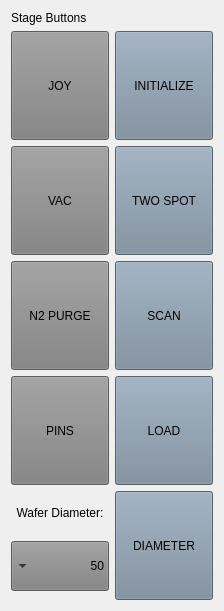
     <widget class="QWidget" name="gridLayoutWidget_7">
      <property name="geometry">
       <rect>
        <x>1370</x>
        <y>30</y>
        <width>224</width>
        <height>611</height>
       </rect>
      </property>
      <layout class="QGridLayout" name="gridLayout_8">
       <item row="3" column="0">
        <widget class="QPushButton" name="vac_button">
         <property name="sizePolicy">
          <sizepolicy hsizetype="Minimum" vsizetype="MinimumExpanding">
           <horstretch>0</horstretch>
           <verstretch>0</verstretch>
          </sizepolicy>
         </property>
         <property name="styleSheet">
          <string notr="true">QPushButton {
background-color: gray;
font: 18pt &quot;Ubuntu Bold&quot;;
}</string>
         </property>
         <property name="text">
          <string>VAC</string>
         </property>
         <property name="checkable">
          <bool>true</bool>
         </property>
        </widget>
       </item>
       <item row="3" column="1">
        <widget class="QPushButton" name="twospot_button">
         <property name="sizePolicy">
          <sizepolicy hsizetype="Minimum" vsizetype="MinimumExpanding">
           <horstretch>0</horstretch>
           <verstretch>0</verstretch>
          </sizepolicy>
         </property>
         <property name="styleSheet">
          <string notr="true">QPushButton {
background-color: rgb(119, 136, 153);
font: 14pt &quot;Ubuntu Bold&quot;;
}</string>
         </property>
         <property name="text">
          <string>TWO SPOT</string>
         </property>
        </widget>
       </item>
       <item row="2" column="1">
        <widget class="QPushButton" name="init_button">
         <property name="sizePolicy">
          <sizepolicy hsizetype="Minimum" vsizetype="MinimumExpanding">
           <horstretch>0</horstretch>
           <verstretch>0</verstretch>
          </sizepolicy>
         </property>
         <property name="styleSheet">
          <string notr="true">QPushButton {
background-color: rgb(119, 136, 153);
font: 14pt &quot;Ubuntu Bold&quot;;
}</string>
         </property>
         <property name="text">
          <string>INITIALIZE</string>
         </property>
        </widget>
       </item>
       <item row="2" column="0">
        <widget class="QPushButton" name="Joystick_button">
         <property name="sizePolicy">
          <sizepolicy hsizetype="Minimum" vsizetype="MinimumExpanding">
           <horstretch>0</horstretch>
           <verstretch>0</verstretch>
          </sizepolicy>
         </property>
         <property name="styleSheet">
          <string notr="true">QPushButton {
background-color: gray;
font: 18pt &quot;Ubuntu Bold&quot;;
}</string>
         </property>
         <property name="text">
          <string>JOY</string>
         </property>
         <property name="checkable">
          <bool>true</bool>
         </property>
        </widget>
       </item>
       <item row="7" column="0">
        <layout class="QVBoxLayout" name="verticalLayout_22">
         <item>
          <widget class="QLabel" name="label_55">
           <property name="sizePolicy">
            <sizepolicy hsizetype="Preferred" vsizetype="Maximum">
             <horstretch>0</horstretch>
             <verstretch>0</verstretch>
            </sizepolicy>
           </property>
           <property name="maximumSize">
            <size>
             <width>16777215</width>
             <height>30</height>
            </size>
           </property>
           <property name="styleSheet">
            <string notr="true">QLabel {
font: 8pt &quot;Ubuntu Bold&quot;;
}</string>
           </property>
           <property name="text">
            <string>Wafer Diameter:</string>
           </property>
           <property name="alignment">
            <set>Qt::AlignCenter</set>
           </property>
          </widget>
         </item>
         <item>
          <widget class="QComboBox" name="wafer_diameter">
           <property name="sizePolicy">
            <sizepolicy hsizetype="Preferred" vsizetype="Maximum">
             <horstretch>0</horstretch>
             <verstretch>0</verstretch>
            </sizepolicy>
           </property>
           <property name="maximumSize">
            <size>
             <width>200</width>
             <height>50</height>
            </size>
           </property>
           <property name="layoutDirection">
            <enum>Qt::RightToLeft</enum>
           </property>
           <property name="styleSheet">
            <string notr="true">QComboBox {
background-color: gray;
font: 16pt &quot;Ubuntu Bold&quot;;
}</string>
           </property>
           <item>
            <property name="text">
             <string>50</string>
            </property>
           </item>
           <item>
            <property name="text">
             <string>100</string>
            </property>
           </item>
           <item>
            <property name="text">
             <string>200</string>
            </property>
           </item>
           <item>
            <property name="text">
             <string>300</string>
            </property>
           </item>
          </widget>
         </item>
        </layout>
       </item>
       <item row="0" column="0">
        <widget class="QLabel" name="label_54">
         <property name="text">
          <string>Stage Buttons</string>
         </property>
        </widget>
       </item>
       <item row="4" column="1">
        <widget class="QPushButton" name="scan_button">
         <property name="sizePolicy">
          <sizepolicy hsizetype="Minimum" vsizetype="MinimumExpanding">
           <horstretch>0</horstretch>
           <verstretch>0</verstretch>
          </sizepolicy>
         </property>
         <property name="styleSheet">
          <string notr="true">QPushButton {
background-color: rgb(119, 136, 153);
font: 18pt &quot;Ubuntu Bold&quot;;
}</string>
         </property>
         <property name="text">
          <string>SCAN</string>
         </property>
        </widget>
       </item>
       <item row="7" column="1">
        <widget class="QPushButton" name="diameter_button">
         <property name="sizePolicy">
          <sizepolicy hsizetype="Minimum" vsizetype="MinimumExpanding">
           <horstretch>0</horstretch>
           <verstretch>0</verstretch>
          </sizepolicy>
         </property>
         <property name="styleSheet">
          <string notr="true">QPushButton {
background-color: rgb(119, 136, 153);
font: 14pt &quot;Ubuntu Bold&quot;;
}</string>
         </property>
         <property name="text">
          <string>DIAMETER</string>
         </property>
        </widget>
       </item>
       <item row="5" column="1">
        <widget class="QPushButton" name="Home_button">
         <property name="sizePolicy">
          <sizepolicy hsizetype="Minimum" vsizetype="MinimumExpanding">
           <horstretch>0</horstretch>
           <verstretch>0</verstretch>
          </sizepolicy>
         </property>
         <property name="styleSheet">
          <string notr="true">QPushButton {
background-color: rgb(119, 136, 153);
font: 18pt &quot;Ubuntu Bold&quot;;
}</string>
         </property>
         <property name="text">
          <string>LOAD</string>
         </property>
        </widget>
       </item>
       <item row="5" column="0">
        <widget class="QPushButton" name="Stagepins_button">
         <property name="sizePolicy">
          <sizepolicy hsizetype="Minimum" vsizetype="MinimumExpanding">
           <horstretch>0</horstretch>
           <verstretch>0</verstretch>
          </sizepolicy>
         </property>
         <property name="styleSheet">
          <string notr="true">QPushButton {background-color: gray;
font: 18pt &quot;Ubuntu Bold&quot;;
}</string>
         </property>
         <property name="text">
          <string>PINS</string>
         </property>
         <property name="checkable">
          <bool>true</bool>
         </property>
         <property name="checked">
          <bool>false</bool>
         </property>
        </widget>
       </item>
       <item row="4" column="0">
        <widget class="QPushButton" name="n2_purge_button">
         <property name="sizePolicy">
          <sizepolicy hsizetype="Minimum" vsizetype="MinimumExpanding">
           <horstretch>0</horstretch>
           <verstretch>0</verstretch>
          </sizepolicy>
         </property>
         <property name="styleSheet">
          <string notr="true">QPushButton {
background-color: gray;
font: 14pt &quot;Ubuntu Bold&quot;;
}</string>
         </property>
         <property name="text">
          <string>N2 PURGE</string>
         </property>
         <property name="checkable">
          <bool>true</bool>
         </property>
        </widget>
       </item>
      </layout>
     </widget>
